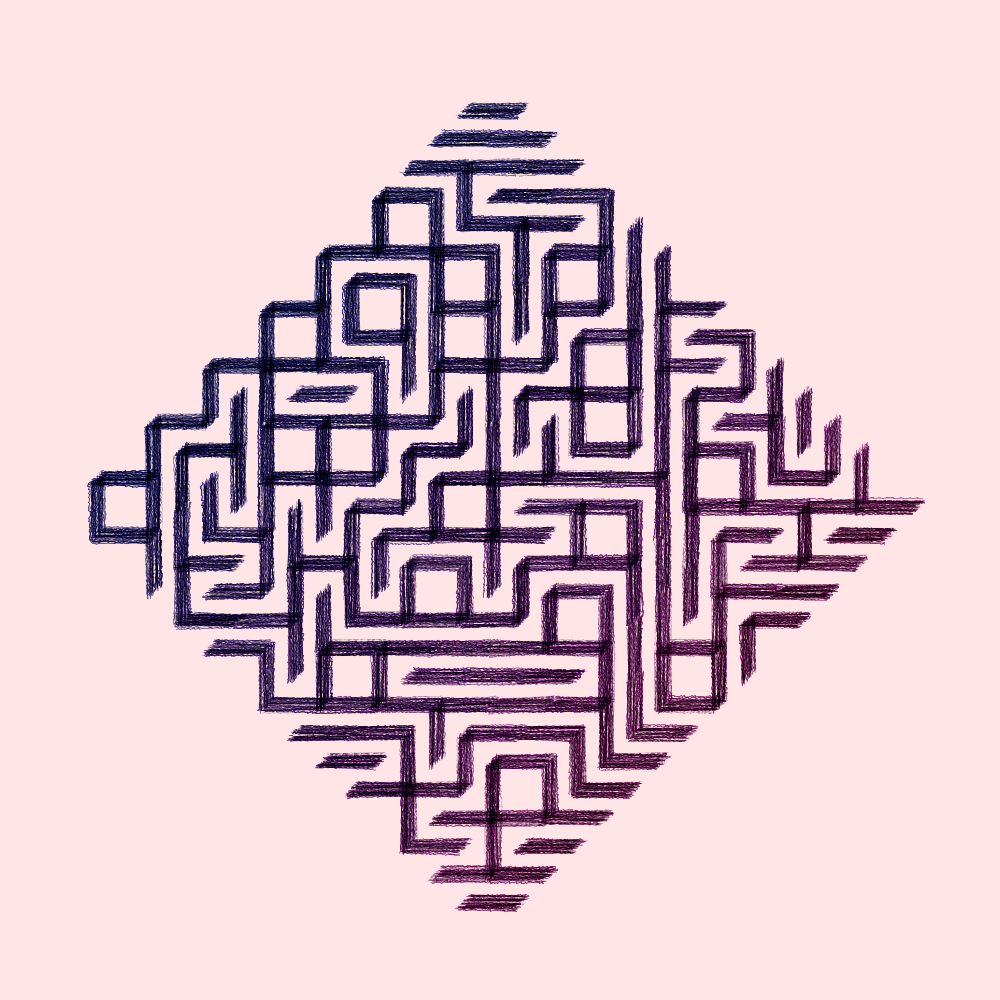
Frame 1 (no input)
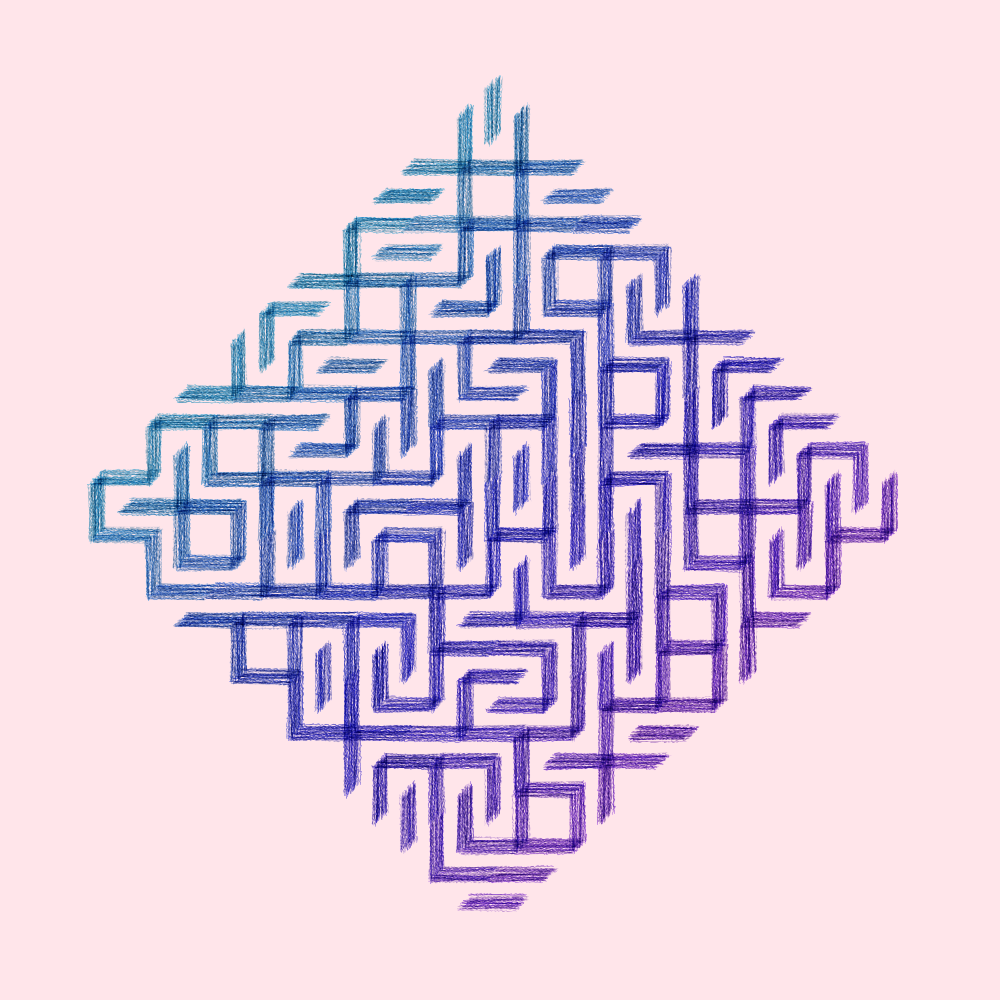
Frame 2 (the mouse pressed at the canvas centre, redrawn once)

The Processing sketch that drew these frames (run headless with seeded random() and noise(); the mouse was pressed at the canvas centre and the sketch redrawn once):

// Processing sketch: messy_10print
// ── messy_10print.pde
int calls = 0;
long lastTime;

void setup() {
  size(1000, 1000);
  colorMode(HSB, 360, 100, 100, 1);
  blendMode(MULTIPLY);
}

void draw() {
    translate(height/2, height/2);
 rotate(PI/4.0);
 translate(-height/2, -height/2);
  color fc = color(random(360), random(20, 100), random(30, 70)); 
  float fhue = hue(fc);
  float fbrt = brightness(fc);
  float fsat = saturation(fc);
  //float sw = .1;
  background(color(fhue + 160 % 360, 10, 100));
  
  for (int x = 200; x < width - 200; x+=40) {
    fhue = hue(fc);
    fc = color(fhue + 5 % 360, fbrt, fsat);
    for (int y = 200; y < height - 200; y+=40) {
      
      if (random(1) > .5) {
        myLine(x, y, x+40, y+40, 1, fc);
      } else {
        myLine(x, y+40, x+40, y, 1, fc);
      }
    }
  }
  save(getTemporalName("lineStudy_",".png"));
  noLoop();
}


void myLine(float x1, float y1, float x2, float y2, float sw, color fc) {
  sw = constrain(sw, 0, 1);
  sw = map(sw, 0, 1, 0, 20);
  float fhue = hue(fc);
  float fbrt = brightness(fc);
  float fsat = saturation(fc);
  //noFill();
  fill(fc, random(.5, .8));
  
  for (float j = 0; j < sw; j+= .5) {
  
    float x1adj = random(-3, 3) + x1;
    float x2adj = random(-3, 3) + x2;
    beginShape();
    curveVertex(x1adj, y1 +j);
    float lngth = x2 - x1;    
    for (int i = 0; i <= lngth; i++) {
      float mod = randomGaussian();
      float x = lerp(x1adj, x2adj, i/lngth);
      float y = lerp(y1, y2, i/lngth) + j;
      color adjFc = color(fhue, fsat, fbrt + constrain(randomGaussian() + 20, 10, 40));
      
      stroke(adjFc, random(.1, 1));
      strokeWeight(constrain(.9 + mod, .1, 1)); 
      curveVertex(x, y + constrain(mod, -1, 1));    
    }
    curveVertex(x2adj, y2 + j);
    endShape();
 
  }
}

String getTemporalName(String prefix, String suffix){
  // Thanks! SparkyJohn @Creative Coders on Discord
  long time = System.currentTimeMillis();
  if(lastTime == time) {
    calls ++;
  } else {
    lastTime = time;
    calls = 0;
  }
  return prefix + time + (calls>0?"-"+calls : "")  +suffix;
}
